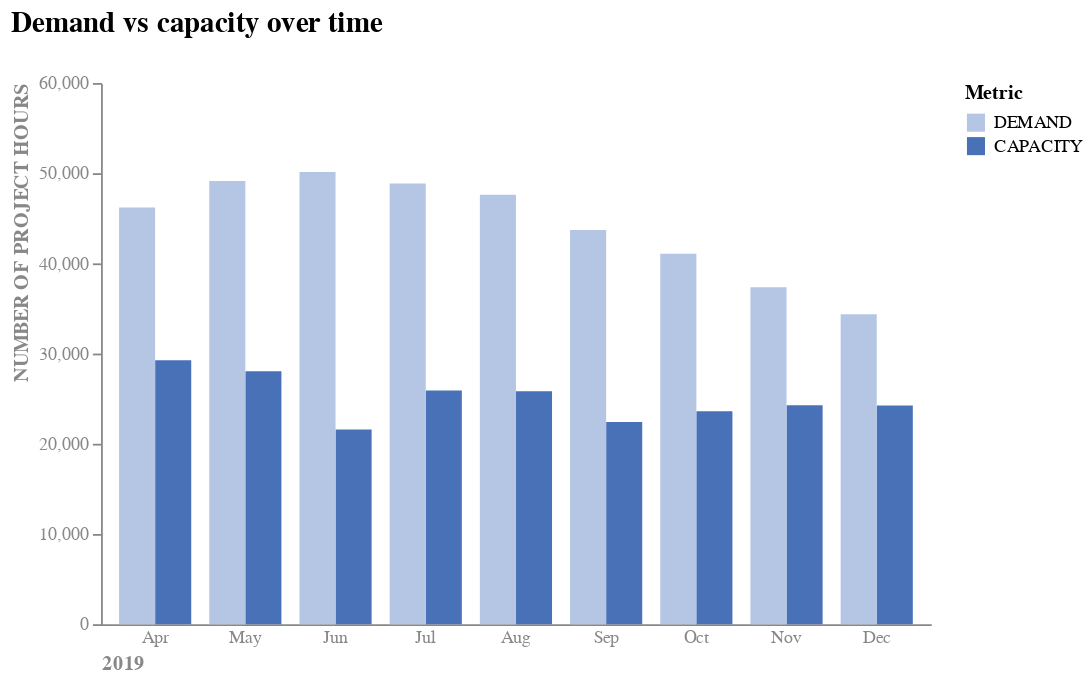

Write notebook code for a chart like this one.
### Markdown cell above
While the author deliberately filled the Capacity columns while leaving Demand only outlined in the attempt to visually distinguish between what can be fulfilled (Capacity) and the unmet portion of the requirement (Unmet Demand), `Altair` is not easily compatible with that choice. 

The variable which dictates if the mark will be filled does not accept a condition as its value. Since the author itself admits the shortcomings of this approach (*"I find the outline plus the white space between the bars visually jarring"*), we chose to differentiate the data by color, as it is traditional.

### Code cell
# Removes "Unmet Demand" column
bar_table = table_2019[table_2019['Metric'].isin(['CAPACITY', 'DEMAND'])]

# Unfilled version
alt.Chart(bar_table, 
          title = alt.Title('Demand vs capacity over time', anchor = 'start', offset = 20, fontSize = 16), 
          ).mark_bar(filled = False).encode(
    y = alt.Y('Value', 
              axis = alt.Axis(grid = False, titleAnchor = 'end', labelColor = "#888888", titleColor = '#888888'), 
              scale = alt.Scale(domain = [0, 60000]), 
              title = "NUMBER OF PROJECT HOURS"),
    x = alt.X('month', 
              sort = None, 
              axis = alt.Axis(labelAngle = 0, titleAnchor = 'start', labelColor = '#888888', titleColor = '#888888', ticks = False), 
              title = "2019"),
    color = alt.Color('Metric', 
                      scale = alt.Scale(range = ['#b4c6e4', '#4871b7']),
                      sort = 'descending'),
    xOffset = alt.XOffset('Metric', sort = 'descending')
    ).configure_view(stroke = None)

### Figure 1 — Vega-Lite specification as saved in the notebook (floating-point values rounded to 4 significant figures)
{"config": {"view": {"continuousWidth": 300, "continuousHeight": 300, "stroke": null}}, "data": {"name": "data-f53bb01febd214e9ecb3cb7fbc625fc6"}, "mark": {"type": "bar"}, "encoding": {"color": {"field": "Metric", "scale": {"range": ["#b4c6e4", "#4871b7"]}, "sort": "descending", "type": "nominal"}, "x": {"axis": {"labelAngle": 0, "labelColor": "#888888", "ticks": false, "titleAnchor": "start", "titleColor": "#888888"}, "field": "month", "sort": null, "title": "2019", "type": "nominal"}, "xOffset": {"field": "Metric", "sort": "descending", "type": "nominal"}, "y": {"axis": {"grid": false, "labelColor": "#888888", "titleAnchor": "end", "titleColor": "#888888"}, "field": "Value", "scale": {"domain": [0, 60000]}, "title": "NUMBER OF PROJECT HOURS", "type": "quantitative"}}, "title": {"text": "Demand vs capacity over time", "anchor": "start", "fontSize": 16, "offset": 20}, "$schema": "https://vega.github.io/schema/vega-lite/v5.15.1.json", "datasets": {"data-f53bb01febd214e9ecb3cb7fbc625fc6": [{"Metric": "CAPACITY", "Value": 29263, "year": 2019, "month": "Apr"}, {"Metric": "CAPACITY", "Value": 28037, "year": 2019, "month": "May"}, {"Metric": "CAPACITY", "Value": 21596, "year": 2019, "month": "Jun"}, {"Metric": "CAPACITY", "Value": 25895, "year": 2019, "month": "Jul"}, {"Metric": "CAPACITY", "Value": 25813, "year": 2019, "month": "Aug"}, {"Metric": "CAPACITY", "Value": 22427, "year": 2019, "month": "Sep"}, {"Metric": "CAPACITY", "Value": 23605, "year": 2019, "month": "Oct"}, {"Metric": "CAPACITY", "Value": 24263, "year": 2019, "month": "Nov"}, {"Metric": "CAPACITY", "Value": 24243, "year": 2019, "month": "Dec"}, {"Metric": "DEMAND", "Value": 46193, "year": 2019, "month": "Apr"}, {"Metric": "DEMAND", "Value": 49131, "year": 2019, "month": "May"}, {"Metric": "DEMAND", "Value": 50124, "year": 2019, "month": "Jun"}, {"Metric": "DEMAND", "Value": 48850, "year": 2019, "month": "Jul"}, {"Metric": "DEMAND", "Value": 47602, "year": 2019, "month": "Aug"}, {"Metric": "DEMAND", "Value": 43697, "year": 2019, "month": "Sep"}, {"Metric": "DEMAND", "Value": 41058, "year": 2019, "month": "Oct"}, {"Metric": "DEMAND", "Value": 37364, "year": 2019, "month": "Nov"}, {"Metric": "DEMAND", "Value": 34364, "year": 2019, "month": "Dec"}]}}
